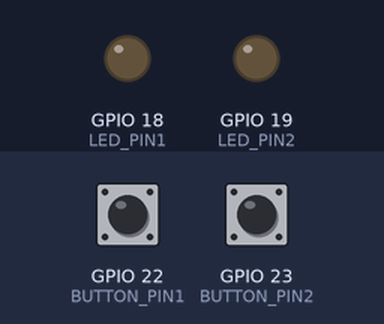
Bench run of a sketch on a simulated ESP32. On the bench: output pins drawn as LEDs (lit = HIGH). The inputs (shaded band) are chosen by the test bench; at power-on: GPIO 22 (BUTTON_PIN1) HIGH, GPIO 23 (BUTTON_PIN2) HIGH.

Above: at 1.2 s.
1.3 s: GPIO 22 (BUTTON_PIN1) pulled LOW for 0.15 s
At 1.6 s:
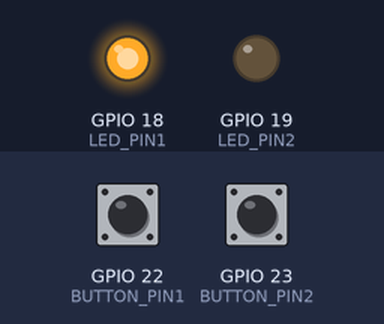
2.9 s: GPIO 23 (BUTTON_PIN2) pulled LOW for 0.15 s
At 4.0 s:
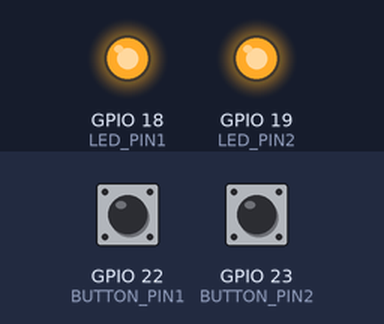
4.5 s: GPIO 22 (BUTTON_PIN1) pulled LOW for 1 s
At 5.2 s:
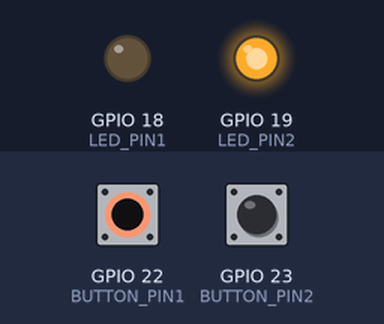
7.0 s: GPIO 22 (BUTTON_PIN1) pulled LOW for 3.2 s
At 8.4 s:
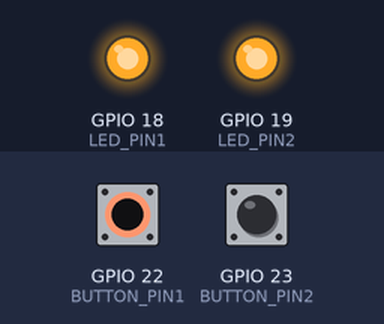
11.7 s: GPIO 23 (BUTTON_PIN2) pulled LOW for 1 s
At 13.2 s:
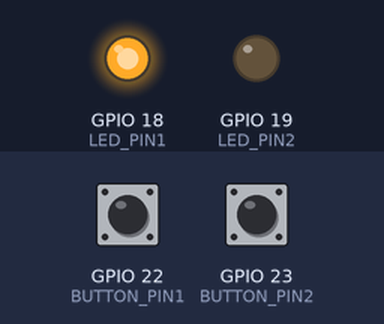
Timing chart, 0 to 14.7 s (numbered marks = the images above; inputs shaded):
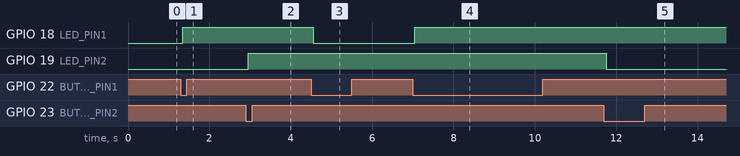

The sketch:

Quiz_101.ino
```cpp
#define BUTTON_PIN1     22 // GIOP22 pin connected to button
#define BUTTON_PIN2     23 // GIOP23 pin connected to button

#define LED_PIN1    18  // ESP32 pin GIOP18, which connected to led
#define LED_PIN2    19  // ESP32 pin GIOP19, which connected to led
#define DEBOUNCE_TIME  50 // the debounce time in millisecond, increase this time if it still chatters

// Variables will change:
int lastSteadyState_led1 = LOW;       // the previous steady state from the input pin
int lastSteadyState_led2 = LOW;       // the previous steady state from the input pin
int lastFlickerableState_led1 = LOW;  // the previous flickerable state from the input pin
int lastFlickerableState_led2 = LOW;  // the previous flickerable state from the input pin
int currentState_led1;                // the current reading from the input pin
int currentState_led2;                // the current reading from the input pin
int led1_state = LOW;    // the current state of LED
int led2_state = LOW;    // the current state of LED

// the following variables are unsigned longs because the time, measured in
// milliseconds, will quickly become a bigger number than can be stored in an int.
unsigned long lastDebounceTime = 0;  // the last time the output pin was toggled

void setup() {
  // initialize serial communication at 9600 bits per second:
  Serial.begin(9600);

  pinMode(BUTTON_PIN1, INPUT_PULLUP);
  pinMode(BUTTON_PIN2, INPUT_PULLUP);

  pinMode(LED_PIN1, OUTPUT);
  pinMode(LED_PIN2, OUTPUT);
}


void led1() {

  // read the state of the switch/button:
  currentState_led1 = digitalRead(BUTTON_PIN1);

  // If the switch/button changed, due to noise or pressing:
  if (currentState_led1 != lastFlickerableState_led1) {
    // reset the debouncing timer
    lastDebounceTime = millis();
    // save the the last flickerable state
    lastFlickerableState_led1 = currentState_led1;
  }

  if ((millis() - lastDebounceTime) > DEBOUNCE_TIME) {
    // whatever the reading is at, it's been there for longer than the debounce
    // delay, so take it as the actual current state:

    // if the button state has changed:
    if (lastSteadyState_led1 == HIGH && currentState_led1 == LOW) {
      led1_state = !led1_state;
      digitalWrite(LED_PIN1, led1_state);
    }

    // save the the last steady state
    lastSteadyState_led1 = currentState_led1;
  }
}


void led2() {

  // read the state of the switch/button:
  currentState_led2 = digitalRead(BUTTON_PIN2);

  if (currentState_led2 != lastFlickerableState_led2) {
    // reset the debouncing timer
    lastDebounceTime = millis();
    // save the the last flickerable state
    lastFlickerableState_led2 = currentState_led2;
  }

  if ((millis() - lastDebounceTime) > DEBOUNCE_TIME) {
    // whatever the reading is at, it's been there for longer than the debounce
    // delay, so take it as the actual current state:
    // if the button state has changed:
    if (lastSteadyState_led2 == HIGH && currentState_led2 == LOW) {
      led2_state = !led2_state;
      digitalWrite(LED_PIN2, led2_state);
    }

    // save the the last steady state
    lastSteadyState_led2 = currentState_led2;
  }

}

void loop() {

  led1();
  led2();

}
```

Measured:
- after the input at 1.3 s, GPIO 18 (LED_PIN1): LOW → HIGH after 0.05 s
- after the input at 2.9 s, GPIO 19 (LED_PIN2): LOW → HIGH after 0.05 s
- after the input at 4.5 s, GPIO 18 (LED_PIN1): HIGH → LOW after 0.05 s
- after the input at 7.0 s, GPIO 18 (LED_PIN1): LOW → HIGH after 0.05 s
- after the input at 11.7 s, GPIO 19 (LED_PIN2): HIGH → LOW after 0.05 s
